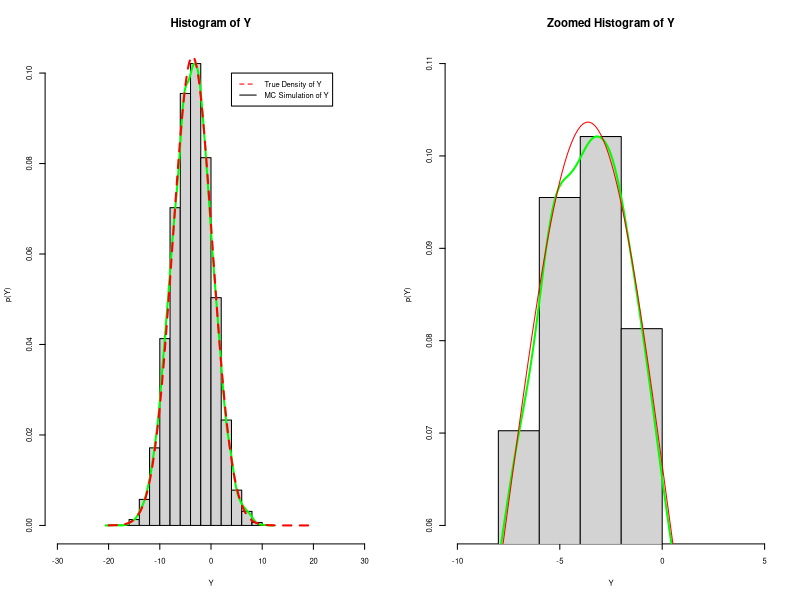
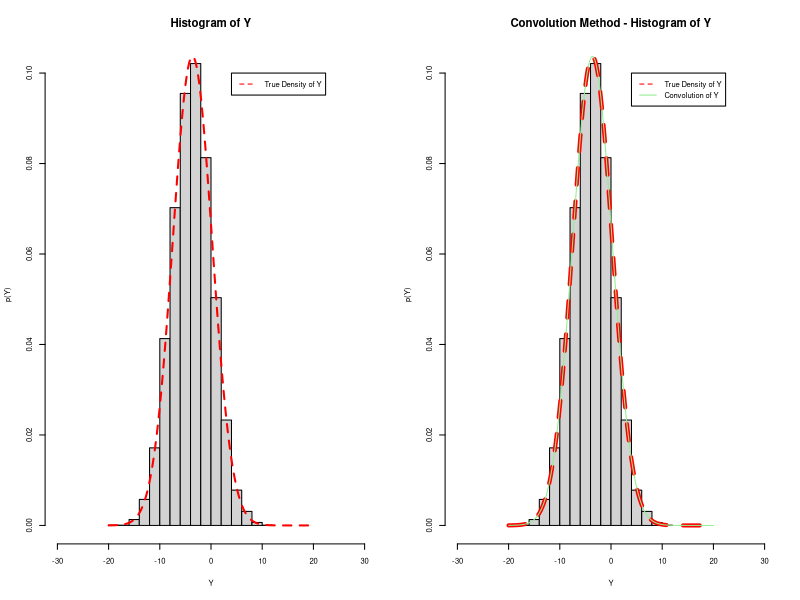

Reproduce these figures in R, in order.
## ---- chunk 1

# Housekeeping ----------------------------------------------------------------
rm(list= ls())
cat("\014")

set.seed(1)


## ---- chunk 2

# Problem 2.b -----------------------------------------------------------------

mu1= runif(1, -5, 5)
mu2= runif(1, -5, 5)
sig2.1=runif(1, 0, 10)
sig2.2= runif(1, 0, 10)

n1= n2= 10000
X1= rnorm(n1, mu1, sqrt(sig2.1))
X2= rnorm(n2, mu2, sqrt(sig2.2))
Y= X1+ X2

mu= mu1+ mu2
sig.sq= sig2.1+ sig2.2

Y.grid= seq(-20, 20, by= 0.01)
true.density= 1/ sqrt(2* pi* sig.sq)* exp(-1/ (2* sig.sq)* (Y.grid- mu)^2)

Y.mean <- mean(Y)
Y.var <- var(Y)

## ---- chunk 3

# Problem 2.b Plots------------------------------------------------------------

par(mfrow= c(1, 2), ps= 10, cex= 0.55, cex.main= 1.5)

hist(Y, prob= TRUE, xlab= "Y", ylab= "p(Y)", xlim= c(-30, 30))

lines(density(Y), lwd= 2, col= "green")

lines(Y.grid, true.density, col= "red", lty= 2, lwd= 2)

legend(4, 0.1,  c("True Density of Y", "MC Simulation of Y"), 
       lty= c(2, 1), col= c("red", "black"))


hist(Y, prob= TRUE, xlab= "Y", ylab= "p(Y)", xlim= c(-10, 5), 
     ylim= c(0.06, 0.11), main= "Zoomed Histogram of Y")

lines(density(Y), lwd= 2, col= "green")

lines(Y.grid, true.density, col= "red", lty= 1, lwd= 1)

legend(-3, 0.15,  c("True Density of Y", "MC Simulation of Y"), 
       lty= c(2, 1), col= c("red", "green"))

## ---- chunk 4

# Problem 2.c -----------------------------------------------------------------
# Initial paramater values taken from Problem 1.b

# MC convolution --------------------------------------------------------------
N= length(Y.grid)
dY= numeric(N)
for(i in seq_len(N)){ 
  X2.x2 = rnorm(N, mu2, sqrt(sig2.2))
  dY[i] = (1/ N) *sum((dnorm(Y.grid[i]- X2.x2, mu1, sqrt(sig2.1))))
}

# Numerical Convolution using R "integrate" funtion (quadrature) --------------
f.X1 <- function(x1){ 
  dnorm(x1, mu1, sqrt(sig2.1))
}

f.X2 <- function(x2){
  dnorm(x2, mu2, sqrt(sig2.2))
}

f.Y <- function(Y.grid){ 
  integrate(function(x1, Y.grid) 
    f.X2(Y.grid- x1)* f.X1(x1), -Inf, Inf, Y.grid)$value 
}

f.Y <- Vectorize(f.Y)

# Y.grid is assumed to be the MC integration support region  
convolution.Y <- f.Y(Y.grid)

## ---- chunk 5

# Problem 2.c Plots -----------------------------------------------------------

par(mfrow= c(1, 2), ps= 10, cex= 0.55, cex.main= 1.5)

hist(Y, prob= TRUE, xlab= "Y", ylab= "p(Y)", xlim=c(-30, 30))

lines(Y.grid, true.density, col= "red", lty= 2, lwd= 2)

legend(4, 0.1,  c("True Density of Y"), lty= c(2), col= c("red"))

hist(Y, prob= TRUE, xlab= "Y", ylab= "p(Y)", xlim= c(-30, 30),
     main= "Convolution Method - Histogram of Y")

lines(Y.grid, true.density, col = "red", lty= 2, lwd= 4)

lines(Y.grid, convolution.Y, col = "lightgreen", lty= 1)

legend(4, 0.1,  c("True Density of Y", "Convolution of Y"), 
       lty=c(2, 1), col=c("red", "lightgreen"))
